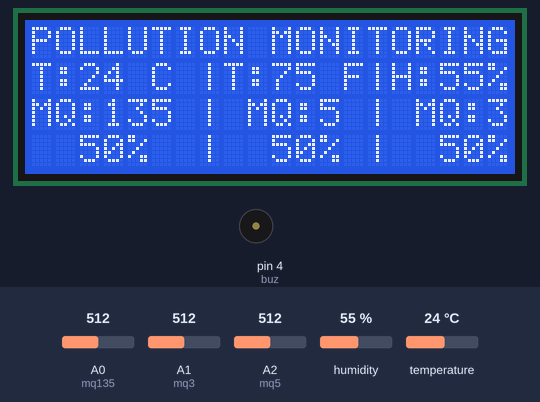
A sketch run on a simulated Arduino Nano, built with avr-gcc and run on an emulated ATmega328P. Shown: 20×4 character LCD, buzzer (waves = sounding, pin HIGH). The inputs (shaded band) are chosen by the test bench; at power-on: A0 (mq135) = 512, humidity 55 %, A1 (mq3) = 512, A2 (mq5) = 512, temperature 24 °C. What the sketch prints to the serial monitor is not drawn.

Above: at 9.4 s.
9.5 s: A0 (mq135) set to 538
At 15.12 s:
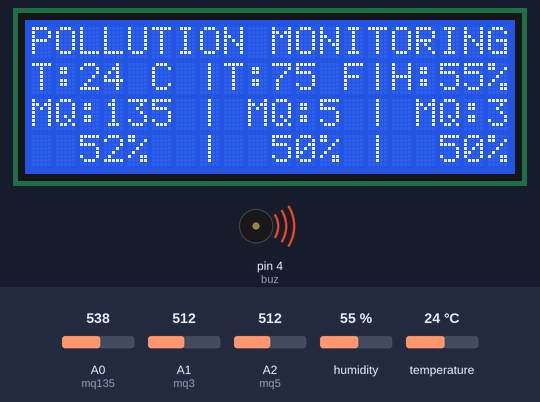
17.5 s: humidity set to 22 %
At 20.1 s:
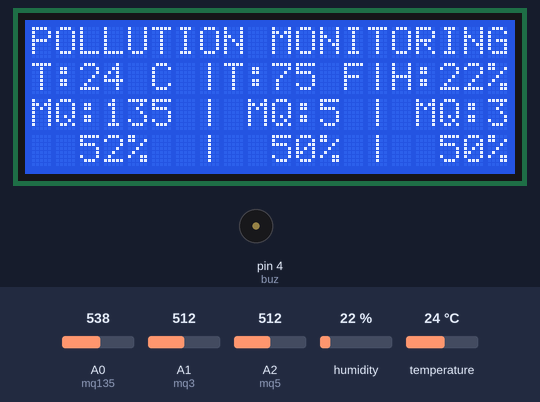
22.5 s: A1 (mq3) set to 716
At 26.3 s:
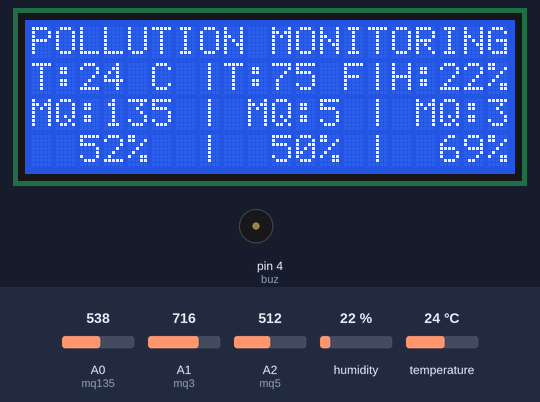
28.5 s: A2 (mq5) set to 716
At 32.4 s:
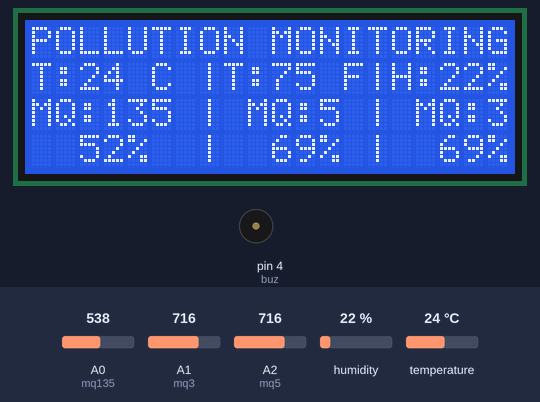
34.6 s: temperature set to 12 °C
At 38.5 s:
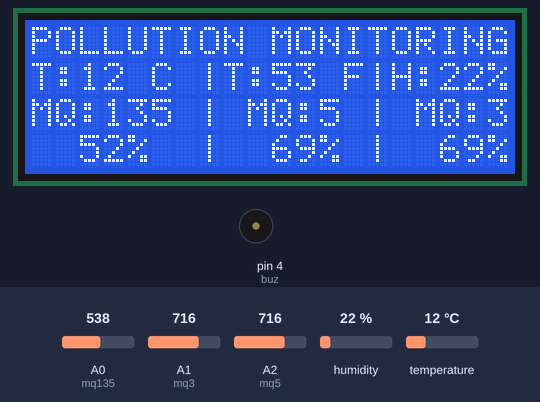
40.6 s: A0 (mq135) set to 716
At 44.6 s:
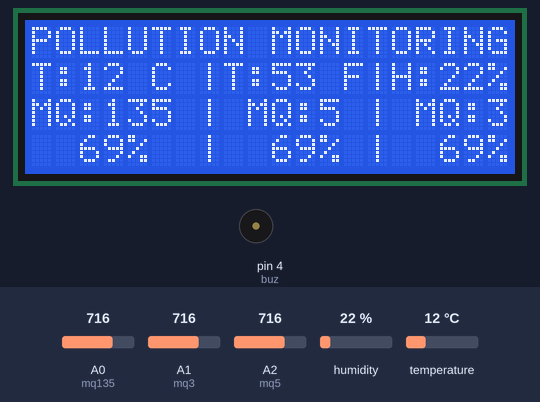
Timing chart, 0 to 47.6 s (numbered marks = the images above; inputs shaded):
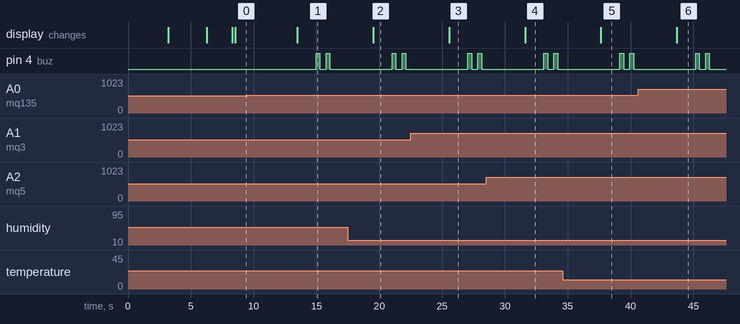

The sketch:

Sesnors_interface.ino
```cpp
#include <LiquidCrystal_I2C.h>  // lcd library

#include <ArduinoJson.h>
#include <SoftwareSerial.h>

// Please see SoftwareSerial library for detail
SoftwareSerial linkSerial(2, 3); // RX, TX


#include "DHT.h"  // temperature sensor library
#include <Wire.h>

LiquidCrystal_I2C lcd(0x27, 20, 4);


#define DHTPIN 13     // what digital pin we're connected to arduino nano that is pin # 13
#define DHTTYPE DHT11   // DHT 11
DHT dht(DHTPIN, DHTTYPE);

// 6 values that we have to sent to nod mcu espp8266
int value1;
int value2;
int value3;
int value4;
int value5;
String value6;

#define mq135 A0   //signal pin is connected to A0
#define  mq3  A1   // ==========================A1
#define mq5 A2      // =========================A2
#define buz  4    // BUZZER +VE pin is connected to digital pin 4

// variables that can store sensors data
int mq135_value;
int mq3_value;
int mq5_value;


void setup()
{
  pinMode (  mq135, INPUT ) ;
  pinMode (  mq3, INPUT ) ;
  pinMode (  mq5, INPUT ) ;

  pinMode(buz, OUTPUT);
  digitalWrite(buz, LOW);

  Serial.begin(115200);

  // make the serial link between arduino nano and nod mcu

  linkSerial.begin(4800);


  lcd.begin();
  // Turn on the blacklight and print a message.
  lcd.backlight();
  lcd.clear();
  lcd.setCursor(0, 0);
  lcd.print("QUAID-E-AWAM");
  lcd.setCursor(0, 1);
  lcd.print("         UNIVERSITY");
  lcd.setCursor(0, 3);
  lcd.print("   BE  ELECTRONICS  ");
  delay(3000);   // 3 seconds delay
  lcd.clear();

  lcd.setCursor(0, 0);
  lcd.print("SUNIL       17ES-57");
  lcd.setCursor(0, 1);
  lcd.print("MUMTAZ      17ES-30");
  lcd.setCursor(0, 2);
  lcd.print("KASHIF      17ES-15");
  lcd.setCursor(0, 3);
  lcd.print("NOUMAN      17ES-61");
  delay(3000);
  lcd.clear();
  lcd.setCursor(0, 0);
  lcd.print("WIFI:    AIR        ");
  lcd.setCursor(0, 1);
  lcd.print("POLLUTION MONITORING");
  lcd.setCursor(0, 2);
  lcd.print("IP: 192.168.4.1");
  lcd.setCursor(0, 3);
  lcd.print("PASSWORD: 12345678");
  delay(2000);

  lcd.clear();

  dht.begin();
 // Serial.println("DHT OK");

}
void loop()
{
//----------------------------------------------------------------------------------- FOR TEMPERATURE
int  h = dht.readHumidity();
int   t = dht.readTemperature();
int  f = dht.readTemperature(true);


//---------------------------------------------------------------------------------   FOR SMOKE SENSORS
  int sensorMQ135 = analogRead(mq135);   // READING ANALOG DATA
  mq135_value=map(sensorMQ135, 0, 1023, 0, 100);   // CONVERTE 0-1023 INTO 0-100
  delay(50);
  int sensorMQ3 = analogRead(mq3);
  mq3_value=map(sensorMQ3, 0, 1023, 0, 100);
  delay(50);
  int sensorMQ5 = analogRead(mq5);
  mq5_value=map(sensorMQ5, 0, 1023, 0, 100);
  delay(50);
//----------------------------------------------------------------------------------
  /*
  Serial.print("Humidity       :"); Serial.print(h); Serial.println(" %\t");
  Serial.print("Temperature    :"); Serial.print(t); Serial.println(" *C ");

  Serial.print("MQ-135: "); Serial.print(mq135_value);
  Serial.println(" ");
  Serial.print("MQ-3  : "); Serial.print(mq3_value);
  Serial.println(" ");
  Serial.print("MQ-5  : "); Serial.print(mq5_value);
  Serial.println(" ");

*/
  Serial.println();
// PRINTING TEMPERATURE ON LCD IN CELCIEUS
  lcd.clear();
  lcd.setCursor(0, 0);
  lcd.print("POLLUTION MONITORING");
  lcd.setCursor(0, 1);
  lcd.print("T:");
  lcd.setCursor(2, 1);
  lcd.print(t);
  lcd.setCursor(5, 1);
  lcd.print("C |");
// PRINTING TEMPERATURE ON LCD IN F
  lcd.setCursor(8, 1);
  lcd.print("T:");
  lcd.setCursor(10, 1);
  lcd.print(f);
  lcd.setCursor(13, 1);
  lcd.print("F|");

// PRINTING HUMIDITY ON LCD
  lcd.setCursor(15, 1);
  lcd.print("H:");
  lcd.setCursor(17, 1);
  lcd.print(h);
  lcd.setCursor(19, 1);
  lcd.print("%");

  lcd.setCursor(0, 2);
  lcd.print("MQ:135 | MQ:5 | MQ:3");

  lcd.setCursor(7, 3);
  lcd.print("|");

  lcd.setCursor(14, 3);
  lcd.print("|");


  lcd.setCursor(2, 3);
  lcd.print(mq135_value);
  lcd.setCursor(4, 3);
  lcd.print("%");

  lcd.setCursor(10, 3);
  lcd.print(mq5_value);
  lcd.setCursor(12, 3);
  lcd.print("%");

  lcd.setCursor(17, 3);
  lcd.print(mq3_value);
  lcd.setCursor(19, 3);
  lcd.print("%");

  delay(1500);   //1.5 SECONDS DELAY
//--------------------------------------------------------------------------------- done with lcd printing
// compare smoke values and set thershold value to get alert
if (mq135_value > 50  || mq5_value> 50 || mq5_value > 50)
{
//  Serial.println("Smoke alert");
  digitalWrite(buz, HIGH);
  delay(300);
  digitalWrite(buz, LOW);
  delay(500);
  digitalWrite(buz, HIGH);
  delay(300);
  digitalWrite(buz, LOW);

  value6 = "SMOKE ALERT";
  }
else
{
//  Serial.print("No smoke alert");
value6 = "NO SMOKE ALERT";
}

  // sending all reading to nod mcu to upload on webserver
 // assigning the values to new variables

  value1 = t;   //temperature value
  value2 = h;   // humidity value
  value3 = mq135_value;     // MQ-135
  value4 = mq3_value;         // MQ-3 value
  value5 = mq5_value;         // MQ-5 value


  // Print the values on the "debug" serial port
  Serial.print("value1 = ");
  Serial.println(value1);
  Serial.print("value2 = ");
  Serial.println(value2);
  Serial.print("value3 = ");
  Serial.println(value3);
  Serial.print("value4 = ");
  Serial.println(value4);
  Serial.print("value5 = ");
  Serial.println(value5);
  Serial.print("value6 = ");
  Serial.println(value6);


  Serial.println("---");
//

  // Create the JSON document to send towards nod mcu
  StaticJsonDocument<200> doc;
  doc["value1"] = value1;
  doc["value2"] = value2;
  doc["value3"] = value3;
  doc["value4"] = value4;
  doc["value5"] = value5;
  doc["value6"] = value6;
  // Send the JSON document over the "link" serial port
  serializeJson(doc, linkSerial);

  // Wait
  delay(3000);


}
```

Measured:
- the behaviour switches between 521 and 522 on A0 (mq135) (found by bisection; images 0 and 1)
- after the input at 9.5 s, pin 4 (buz): alternates HIGH for 0.30 s and LOW for 0.50 s, 4 changes in all, then stays LOW, starting after 5.5 s; the display: changes after 4.0 s (image 1)
- after the input at 17.5 s, the display: changes after 2.0 s (image 2)
- after the input at 22.5 s, the display: changes after 3.1 s (image 3)
- after the input at 28.5 s, the display: changes after 3.1 s (image 4)
- after the input at 34.6 s, the display: changes after 3.0 s (image 5)
- after the input at 40.6 s, the display: changes after 3.1 s (image 6)
